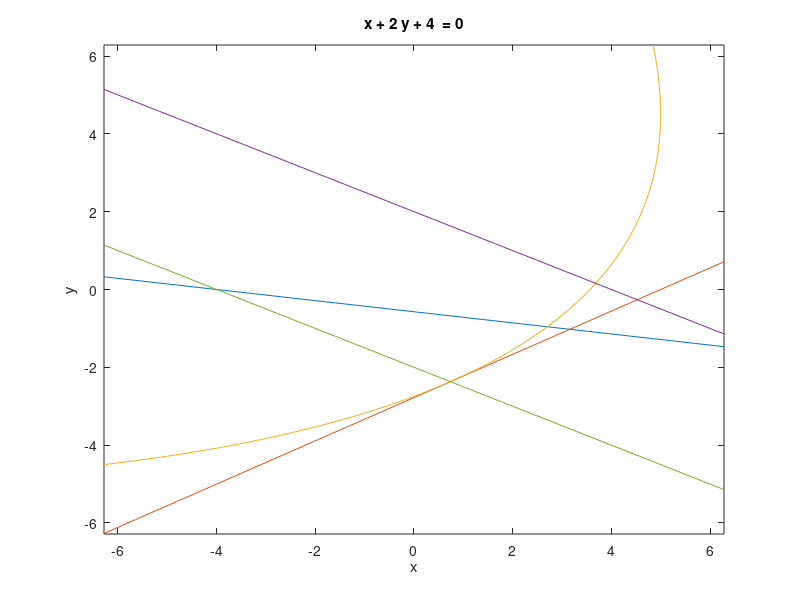

This chart was generated by the following MATLAB code:
figure;
ezplot('- x - 7*y - 4  ')
hold on
ezplot('(9*y)/5 - x + 5  ')
hold on
ezplot('56*y-48*x-4*x*y-x^2-4*y^2+184') 
hold on
ezplot('x + 2*y - 4 ') 
hold on
ezplot('x + 2*y + 4 ') 
hold on
return




figure;
ezplot('- x - 7*y - 4  ')
hold on
ezplot('148*x - 196*y + (x + 7*y)^2 - 684 ')
hold on
ezplot('(9*y)/5 - x + 5  ')
hold on
ezplot('56*y-48*x-4*x*y-x^2-4*y^2+184') 
hold on
ezplot('x + 2*y - 4 ') 
hold on
return

figure;
ezplot('- x - 7*y - 4  ')
hold on
ezplot('x + 2*y + 4 ') 
hold on
ezplot('56*y-48*x-4*x*y-x^2-4*y^2+184') 
hold on
ezplot('x + 2*y - 4 ') 
hold on

return

figure;
ezplot('- x - 7*y - 4  ')
hold on
ezplot('(9*y)/5 - x + 5  ')
hold on
ezplot('x + 2*y + 4 ') 
hold on
ezplot('x + 2*y - 4 ') 
hold on
return


figure;
ezplot('- x - 7*y - 4  ')
hold on
ezplot('148*x - 196*y + (x + 7*y)^2 - 684 ')
hold on
ezplot('(9*y)/5 - x + 5  ')
hold on
X = [3.1591,3.1591,3.0591,3.2591,3.0591,3.2591];
Y = [-1.1227,-0.9227,-1.0227,-1.0227,-0.5381,-1.5073];
plot(X,Y);
hold on;

return
figure;
X = [-5,-5,1,0,-5,-5,1];
Y = [5,-4,3,-4,-4,5,3];

plot(X,Y);
hold on;
xlim([-6, 4]); % Set x-axis range from 0 to 6
ylim([-5, 6]); % Set y-axis range from 0 to 6

return
X = [1,0,2,2,1];
Y = [3,-4,0,1,3];
plot(X,Y);
hold on;

return
%d(1)=domain([-5,-4;0,-4;1,3;-5,5],x,y); 
 %           d(2)=domain([0,-4;2,0;2,1;1,3],x,y); 

figure;

hold on

ezplot('0*x + y + 5  ') 
hold on


ezplot('9*y/5-x+5')
hold on
return


figure;
ezplot('x + 0*y + 4 ') 
hold on
f = ezplot('- x/sqrt(2) - y - 7.824 ') 
set(f, 'Color', 'r');

hold on

ezplot('0*x + y + 5  ') 
hold on


ezplot('9*y/5-x+5')
hold on
return



ezplot('x + y + 2')

%ezplot('x + 2*y + 4 <= 0') 
hold on
ezplot('x + 0*y + 1 ') 
hold on
ezplot('0*x + y + 1 ') 
hold on
ezplot('2* x + y + 2')

%ezplot('x + 2*y + 4 <= 0') 
hold on
%ezplot('x + 7*y - 46 <= 0') 
%hold on
return
figure;
ezplot('1-5/2*y-x  ')
hold on
ezplot('- x - 2*y - 4 ')
hold on
ezplot('x - 2*y +44  ')
hold on
return





ezplot('(9*y)/5 - x + 5 ')
hold on
return

x = sym('x')
y = sym('y')
subs(4 - 2*y - x,[x,y],[-20,13])
subs(x-2*y+44,[x,y],[-20,13])
return

figure;
ezplot('8*x+24*y-(x+2*y)^2-32 ')
hold on
ezplot('x + (5*y)/2 - 1 ')
hold on
return



ezplot('4 - 2*y - x ')
 hold on
 ezplot('-x -2* y - 4 ') 
 hold on
ezplot('2*y-x-15 ')
hold on



return

%X = [-5,0,-5,-5];
%Y = [-4,-4,5,-4];
% X = [-5,0,1,-5];
% Y = [5,-4,3,5];
 X = [-5,-5,0,1,-5];
 Y = [5,-4,-4,3,5];

plot(X,Y);
xlim([-6, 2]); % Set x-axis range from 0 to 6
ylim([-5, 6]); % Set y-axis range from 0 to 6
return
ezplot('(9*y)/5 - x + 5 ')
hold on
%ezplot('x + 7*y - 10 ')
%hold on

ezplot('- x - 7*y - 4 ')
hold on
return

ezplot('148*x - 196*y + (x + 7*y)^2 - 684 ')
hold on
ezplot('y/3 - x + 14/3 ')
hold on

s2/3 - s1 + 14/3
return



ezplot('- y - 4 +0*x ')
hold on
ezplot('x + (5*y)/9 + 20/9 ')
hold on
ezplot('x + 3*y - 10 ')
hold on
ezplot('x - (6*y)/7 + 11/7  ')
hold on
ezplot('x - y/7 - 4/7')
hold on
ezplot('- x - 5 +0*y')
hold on
%return
%ezplot('-x + y ')
hold on
return
ezplot('-x -3 + y ')
hold on
ezplot('-x^2 +1 +  y ')
hold on
ezplot('-x^2 -1 + y ')
hold on
return
ezplot('x + y ')
hold on
ezplot('(5*y)/4 - x + 25/4')
hold on
ezplot('- x - (3*y)/2 - 3/2')
hold on
ezplot('27*x - (51*y)/2 + (x + (3*y)/2)^2 - 591/4 ')
hold on
ezplot('(9*y)/2 - 3*x + (x + (3*y)/2)^2 + 9/4')
hold on
return


(9*y)/2 - 3*x + (x + (3*y)/2)^2 + 9/4 <= 0 


ezplot('x+y-1')
hold on
ezplot('-x-y')
hold on
ezplot('y/3 - x - 1/6')
hold on
ezplot('x - (5*y)/4 - 25/4')
hold on
ezplot('(x + y)^2 - 8*x ')

hold on
ezplot('7*x - 5*y - 25')
hold on

return
ezplot('x + y - 1  ')
hold on
ezplot('- x - y  ')

hold on
ezplot('x - y/3 + 1/6 ')
hold on
ezplot('y - x - 1  ')
hold on
ezplot('(x + y)^2 - 8*x  ')
hold on
ezplot('18*y - 18*x - (x + y)^2 + 99  ')


hold on
return



return
%ezplot('-y')
%ezplot("-y")
%hold on
ezplot('log(abs(x))/log(exp(1))')
return
ezplot('x^2*(ln(abs(y)+0.5))'  )
return
%ezplot('exp(-x^2)',[-1,1]  )
%ezplot('sin(x)' ,[-1,1] )
ezplot('abs(x*y)'  )

hold on

%ezplot('x - 1' ) 
%hold on
ezplot('x - y'  )

hold on
ezplot('(2*y)/3 - x - 1') 
hold on
ezplot('- x - (2*y)/3' )
hold on
ezplot('6^(1/2)/4 - (6^(1/2)*x)/2 - y + 7/8'  )
hold on
ezplot('y + (6^(1/2)*x)/2 - 3/8' )
hold on
return
ezplot("x - y")
hold on

ezplot("-3*x + 2*y -3")
hold on
ezplot("x + y")
hold on
ezplot("x + y-2")
hold on
ezplot("x + 3*y/2+3/2")
hold on
ezplot("x + 3*y/2-9/2")
hold on
return
ezplot("3*x + 2*y")
hold on
return
ezplot('s2/2 - s1/2 - (s1 + s2)^2/36 + 11/4')
hold on
ezplot('(27*s1)/44 - (51*s2)/88 + (s1 + (3*s2)/2)^2/44 - 591/176')
hold on
return

(27*s1)/44 - (51*s2)/88 + (s1 + (3*s2)/2)^2/44 - 591/176 
s2/2 - s1/2 - (s1 + s2)^2/36 + 11/4 
(51*s2)/88 - (27*s1)/44 - (s1 + (3*s2)/2)^2/44 + 591/176 <= 0

%ezplot('x-y-2')
%hold on
%ezplot('-x+y')
%hold on
ezplot('8*x-(x+y)^2')
hold on
ezplot("x-y+1")
%ezplot("y-1")
hold on
ezplot("y+x-2")
hold on
ezplot("y+x")
hold on
